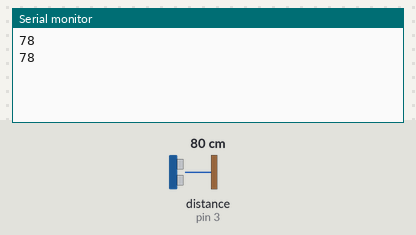
The sketch below on a simulated Arduino Uno, built with avr-gcc and run on an emulated ATmega328P. Parts: the last lines printed to the serial monitor. Wiring (inferred from the names in the program): ultrasonic range finder: trigger pin 2; echo pin 3. Inputs (shaded band) come from the test bench; at power-on: distance to the obstacle (sensor on pin 3) 80 cm. The echo pulse lasts 58.3 µs per cm.

Above: at 1.8 s.
1.9 s: distance to the obstacle (sensor on pin 3) set to 2 cm
At 2.8 s:
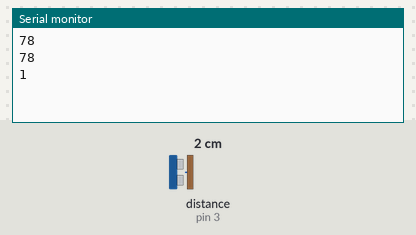
3.4 s: distance to the obstacle (sensor on pin 3) set to 4 cm
At 4.5 s:
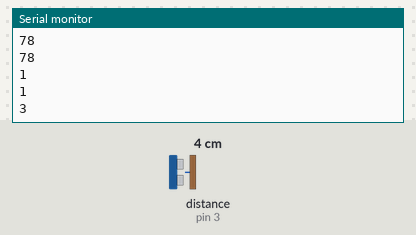
Timing chart, 0 to 6.4 s (numbered marks = the images above; inputs shaded):
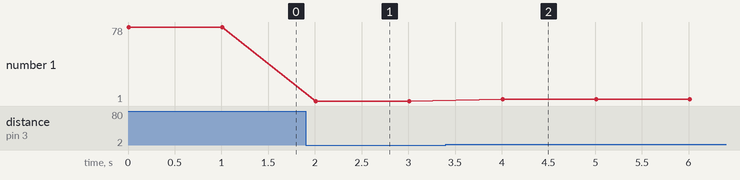

The sketch:

2_1P.ino
```cpp
const int trigger = 2;
const int echo = 3;

int getUltrasonicDistance() {
  long duration;
  int distance;

  digitalWrite(trigger, LOW);
  delayMicroseconds(5);

  digitalWrite(trigger, HIGH);
  delayMicroseconds(10);
  digitalWrite(trigger, LOW);

  duration = pulseIn(echo, HIGH);
  distance = duration * 0.034 / 2;

  return distance;
}

void setup() {
  pinMode(trigger, OUTPUT);
  pinMode(echo, INPUT);
  Serial.begin(9600);
}

void loop() {
  int distance = getUltrasonicDistance();
  Serial.println(distance);
  delay(1000);
}
```

Measured:
- after the input at 1.9 s, the serial monitor: prints a new line after 0.11 s (image 1)
- after the input at 3.4 s, the serial monitor: prints a new line after 0.61 s (image 2)
- plotted number 1: 78 → 1 after the input at 1.9 s, 1 → 3 after the input at 3.4 s
